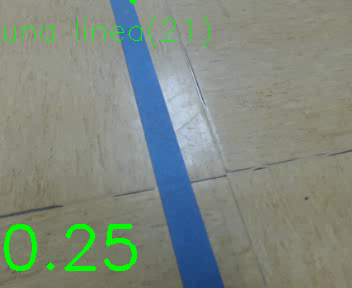
#> input picture frame 0 of integracion/codigo/resultado.avi, 352 x 288 px, given in place of recorrido.avi, which was not available
$ python analisis_org.py   (older library calls are emulated)
#> lines starting #> are read from the running program, lines starting #| are printed output that depends on the picture; after the words box and inside, x2 and y2 are one past the last pixel; in counts of white or black regions, pixels touching at a corner belong together; pictures that were not available may be replaced by others from this repository, and a replacement may not be noted
### integracion/codigo/clasificador.py
import numpy as np
import cv2
import parametros
#from scipy.spatial import distance_matrix
def distance_matrix (x,y):
    return -2*np.dot (x,y.T) + np.sum (y**2,axis=1)# + np.sum (x**2,axis=1)
class Clasificador:
    def __init__(self):
        self.c_marca = parametros.c_marca
        self.c_fondo = parametros.c_fondo
        self.c_linea = parametros.c_linea
        self.centroids = np.array([self.c_marca,self.c_fondo,self.c_linea])
        self.W = np.c_[np.apply_along_axis(lambda zi: zi.dot(zi)/-2,1,self.centroids),self.centroids]
    def classif_px (self,px):
        x = np.insert (px,0,1,axis=1)
        return np.argmax(x.dot (self.centroids.T))

    def classif_img(self,bgr):
        '''Devuelve una matriz con los valores 0,1 o 2 para cada pixel (marca,fondo,linea)'''
        imrgb = cv2.cvtColor(bgr,cv2.COLOR_BGR2RGB)
        im =imrgb
        imn = np.rollaxis((np.rollaxis(im,2)+0.0)/np.sum(im,2),0,3)[:,:,:2]
        x,y,z = imn.shape
        imr = np.reshape (imn,(-1,z))
        # cats = np.apply_along_axis (self.classif_px,1,imr)
        d = self.distance_matrix (imr,self.centroids)
        #cats = np.argmin (d,axis=1)

        cats = np.argmax(d,axis=1)
        res = np.reshape (cats,(x,y))
        return res
    def distance_matrix (self,x,y):
        #return -2*np.dot (x,y.T) + np.sum (y**2,axis=1)# + np.sum (x**2,axis=1)
        X = np.insert(x,0,1,axis=1)
        return X.dot(self.W.T)

### integracion/codigo/analisis.py
#coding: utf-8
import cv2
import numpy as np
import time

LINEA_RECTA = 0
CURVA_DERECHA = 1
CURVA_IZQUIERDA = 2
DOS_SALIDAS = 3
TRES_SALIDAS= 4

NADA = 0
DERECHA = -1
IZQUIERDA = 1
FLECHA = 2


def in_border (img):
    #np.savetxt ("img.txt",img)
    #st = time.time()
    mask = np.zeros (img.shape)
    mask [1:-1,1:-1]=1
    mask = mask.astype (bool)
    img [mask] = 0
    #print(time.time()-st)
    return np.array (np.where (img == 1))

def chull_area(chull):
    x = chull[:,0,0]
    y = chull[:,0,1]
    return carea(x,y)

def carea(x,y):
    return 0.5*np.abs(np.dot(x,np.roll(y,1))-np.dot(y,np.roll(x,1)))

# [28 lines left out: functions en_borde, limpiar_img, not called in this run]

def encontrar_icono(img):
    """ Eliminar aquellos pixeles que estaban mal segmentados como linea en la imagen

   img: imagen binaria en la que los 1 son pixeles de linea y los 0 de otra cosa
    devuelve otra imagen binaria en la que solo aparece el contorno más grande
    """
    res = np.zeros(img.shape)
    _,conts, hier = cv2.findContours((img== 1).astype(np.uint8)*255,cv2.RETR_LIST,cv2.CHAIN_APPROX_NONE)
    biggest = None
    area = 800
    for cont in conts:
        new_area = cv2.contourArea(cont)
        if new_area > area:
            biggest = cont
            area = new_area

    #res[biggest] = 1
    if biggest is not None and not en_borde(biggest,img.shape):
            cv2.drawContours(res, [biggest], 0, (1), thickness=cv2.FILLED)
    return res.astype(np.uint8)

def posible_icono(img, area = 800):
    """ Eliminar aquellos pixeles que estaban mal segmentados como linea en la imagen

   img: imagen binaria en la que los 1 son pixeles de linea y los 0 de otra cosa
    devuelve otra imagen binaria en la que solo aparece el contorno más grande
    """
    res = np.zeros(img.shape)
    _,conts, hier = cv2.findContours((img== 1).astype(np.uint8)*255,cv2.RETR_LIST,cv2.CHAIN_APPROX_NONE)
    biggest = None
    #area = 500
    for cont in conts:
        new_area = cv2.contourArea(cont)
        if new_area > area:
            biggest = cont
            area = new_area

    #res[biggest] = 1
    if biggest is not None and not en_borde(biggest,img.shape,solo_superior=True):
            cv2.drawContours(res, [biggest], 0, (1), thickness=cv2.FILLED)
    return res.astype(np.uint8)


def tipo_linea(img):
    """
    img: imagen binaria en la que los 1 son pixeles de linea y los 0 de otra cosa

    """
    thres = 0.2 # Porcentaje de cierre convexo que no es linea para considerar linea recta
    #img = limpiar_img(img)

    # Contamos los contornos de no linea: Si hay más de dos, hay más de una salida


    _,conts, hier = cv2.findContours((img == 0).astype(np.uint8)*255,cv2.RETR_LIST,cv2.CHAIN_APPROX_NONE)
    n_conts = 0
    for cont in conts:
        if cv2.contourArea (cont) > 100: # 10*10
            n_conts +=1
    if n_conts == 4:
        return TRES_SALIDAS
    if n_conts == 3:
        return DOS_SALIDAS
    _, conts, hier = cv2.findContours((img == 1).astype(np.uint8)*255,cv2.RETR_LIST,cv2.CHAIN_APPROX_NONE)

    if len (conts) == 0:
        #print("No conts")
        return None
    #print("Algun cont")
    #suponemos que la linea es el contorno con la mayor area
    line =conts[0]
    area = cv2.contourArea(line)
    for cont in conts:
        new_area = cv2.contourArea(cont)
        if new_area > area:
            line = cont
            area = new_area

    chull = cv2.convexHull(line)


    # Si el contorno y el chull tienen más o menos (+- 5%)la misma área,podemos considerar que es una linea recta
    charea = chull_area(chull)
    if area > charea * (1-thres) and area < charea*(1+thres):
        return LINEA_RECTA
    # La linea es curva
    # Para averiguar hacia donde gira, comparamos la cantidad de pixeles de linea en las dos mitades
    # de la imagen
    medio = int(img.shape[1]/2)
    derecha = img[:,medio:]
    izquierda = img[:,:medio]
    if np.size(derecha[derecha == 1]) > np.size(izquierda[izquierda == 1]):
        # hay mas linea a la derecha que a la izquierda -> gira a la derecha
        return CURVA_DERECHA
    return CURVA_IZQUIERDA

# [92 lines left out: function direccion_flecha, not called in this run]

def entrada_salida (img,anterior_entrada=None,salida_anterior=None):
    linea = (img == 2).astype (np.uint8)
    flecha = (img == 0).astype (np.uint8)
    h,w = linea.shape
    estado = NADA
    #print("Salida anterior ",salida_anterior)
    tipo =tipo_linea (linea)

    # Suponemos que está cerca del centro
    if anterior_entrada is None:
        anterior_entrada = np.array ((h,w/2))

    bordes = in_border (linea).T
    distancias = np.sum((bordes - anterior_entrada)**2, axis=1)
    if np.size (distancias)> 0:
        cercano = np.argmin (distancias)
        entrada = bordes [cercano]
    else:
        entrada = anterior_entrada
    if salida_anterior is not None:
        salida_anterior = (salida_anterior[1], salida_anterior[0])
    salida = np.array ((h/2,w))
    if salida_anterior is None:
	# La salida tiene que estar separada de la entrada
	distancias = np.sum((bordes - entrada)**2, axis=1)
	lejano = np.argmax (distancias)
	#salida = bordes [lejano]
	salida_anterior = bordes [lejano]
	#print("Salida nula ",salida_anterior)


    #La salida deberia estar cerca de la anterior salida
    distancias_salida = np.sum((bordes - salida_anterior)**2, axis=1)
    if np.size (distancias_salida) > 0:
     	cercano = np.argmin (distancias_salida)
     	salida = bordes [cercano]
	#print("Salida  lejana",salida)

    #print("Salida final ",salida)
    #salida = (0,0)

    # buscar la salida

    if tipo is None:
        return (entrada [1],entrada [0]),(salida [1],salida [0]), estado
        #return (0,0),(0,0)
    bi = encontrar_icono(flecha)
    if not np.any (bi==1):
        posible=posible_icono(flecha)
        if np.any(posible):
            _,conts,hier = cv2.findContours(posible*255,cv2.RETR_LIST,cv2.CHAIN_APPROX_NONE)
            arrow =conts[0]
            _,_,x,_ = cv2.fitLine(arrow,cv2.DIST_L2,0,0.01,0.01)
            if x < flecha.shape[0]/2:
                estado = IZQUIERDA
            else:
                estado = DERECHA
    # [15 lines of commented-out code are left out]

    else: # debería haber una flecha

         estado = FLECHA
         _,_,salida_flecha = direccion_flecha (bi)
         salida_flecha = (salida_flecha[1],salida_flecha[0])

         salida_flecha = np.hstack(np.array(salida_flecha)) #array([salida_flecha[0][0],salida_flecha[1]])

         #encontramos el punto mas cercano
         distancias = np.sum((bordes - salida_flecha)**2, axis=1)
         if  np.size (bordes)> 0 and np.size(distancias)>0:
             cercano = np.argmin (distancias)
             #salida = np.mean(bordes,axis=0)
             salida = bordes [cercano]
         else:
             ###################################################
             #Mirar cuando entra aqui, creo que es peligroso este.
             #Es posible este? En algun momento estamos sin bordes.
             salida = salida_flecha
             salida = (salida[1],salida[0])

    return (entrada [1],entrada [0]),(salida [1],salida [0]),estado

### integracion/codigo/analisis_org.py

import  cv2
import numpy as np
import time

#import clasif as cl
import clasificador as c

import analisis as a
texto = "Linea recta,Curva derecha,Curva izquierda,Bifurcacion o T,Cruce en X".split (",")
cl = c.Clasificador()
# Inicio la captura de imagenes
capture = cv2.VideoCapture("../recorrido.avi")

_,img = capture.read()
#> img is the input picture: shape (288, 352, 3); mean B, G, R 126.8, 137.9, 127.4
# Ahora clasifico el video
n = -1

fourcc = cv2.VideoWriter_fourcc(*"XVID")
video = cv2.VideoWriter("resultado.avi",fourcc,24,(img.shape[1],img.shape[0]))

entrada=None
while (capture.isOpened()):
    ret,img = capture.read()
    n+=1
    if not ret:
        break


    h = int(img.shape[0]*0.3)
#> h = 86
    # Clasifico una imagen de cada 25
    n = 0
    # obtengo la matriz de categorias
    cats = cl.classif_img(img [h:,:])
#> in classif_img, `imrgb = cv2.cvtColor(bgr,cv2.COLOR_BGR2RGB)`:
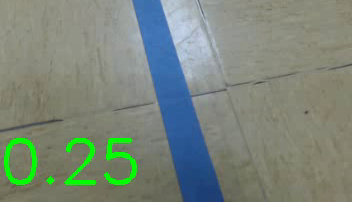
#> imrgb: shape (202, 352, 3); mean R, G, B 122.8, 134.1, 122.2
#> in classif_img, `imr = np.reshape (imn,(-1,z))`: imr = 71104 pairs, first value 0 to 0.393, second value 0.274 to 1
#> in classif_img, `res = np.reshape (cats,(x,y))`:
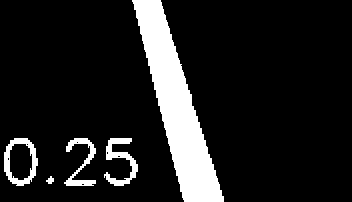
#> res: shape (202, 352) int64; values 1 (black) and 2 (white), 12.4% white; 5 white regions, box (x1, y1, x2, y2) and area: (132, 0, 224, 202) 6999, (4, 138, 38, 186) 632, (104, 138, 138, 186) 624, (64, 138, 96, 186) 517, (46, 176, 54, 184) 40
    # preparo imagen binaria de la linea
    lin = (cats ==2).astype (np.uint8)
#> lin: shape (202, 352); values 0 (black) and 1 (white), 12.4% white; 5 white regions
    paleta = np.array([[0,0,0],[255,255,255],[0,0,255],[0,0,0]],dtype=np.uint8)
    #cv2.imshow("Segmentacion Euclid",cv2.cvtColor(paleta[cats],cv2.COLOR_RGB2BGR))
    #cv2.waitKey (10)
    # detecto tipo de linea
    tipo= a.tipo_linea (lin)
#> in tipo_linea, `_,conts, hier = cv2.findContours((img == 0).astype(np.uint8)*255,cv2.R..`: conts = 13 contours, 6 with area under 20; largest, box (x1, y1, x2, y2) and area: (161, 0, 352, 202) 31843, (0, 0, 184, 202) 31528, (3, 137, 39, 187) 1382, (103, 137, 139, 187) 754, (63, 137, 97, 187) 638, (10, 144, 32, 180) 618, (45, 175, 55, 185) 52
#> the loop in tipo_linea, `for cont in conts:` made 13 passes
#> cont on passes 1, 3, 4, 5, 6, 8: [[82, 184], [83, 184]], [[8, 158], [8, 159]], [[118, 156], [119, 156]], [[107, 152], [107, 153]], [[27, 144]], [[77, 142]]
#> after the loop in tipo_linea, `for cont in conts:`: n_conts = 6
#> in tipo_linea, `_, conts, hier = cv2.findContours((img == 1).astype(np.uint8)*255,cv2...`: conts = 12 contours, 6 with area under 20; largest, box (x1, y1, x2, y2) and area: (132, 0, 224, 202) 6748, (4, 138, 38, 186) 1236, (9, 143, 33, 181) 730, (104, 138, 138, 186) 502, (64, 138, 96, 186) 402, (46, 176, 54, 184) 28
#> in tipo_linea, `line =conts[0]`: line = [[81, 184], [82, 183], [83, 183], [84, 184], [83, 185], [82, 185]]
#> in tipo_linea, `area = cv2.contourArea(line)`: area = 4
#> the loop in tipo_linea, `for cont in conts:` made 12 passes
#> (new_area, area) on passes 2, 7, 11, 12: (27.5, 27.5), (730, 730), (1235.5, 1235.5), (6748.5, 6748.5)
#> new_area on passes 9 to 10: 502.5, 401.5
#> after the loop in tipo_linea, `for cont in conts:`: area = 6748.5; line = contour of 499 points, box (x1, y1, x2, y2) (132, 0, 224, 202), area 6748
#> in tipo_linea, `chull = cv2.convexHull(line)`: chull = contour of 12 points, box (x1, y1, x2, y2) (132, 0, 224, 202), area 7186
#> in chull_area, `x = chull[:,0,0]`: x = [160, 161, 191, 215, 223, 223, 184, 182, 180, 158, 132, 132]
#> in chull_area, `y = chull[:,0,1]`: y = [0, 2, 94, 170, 196, 201, 201, 197, 191, 105, 1, 0]
#> in tipo_linea, `charea = chull_area(chull)`: charea = 7186
#> tipo = 0

    flecha = cats == 0
#> flecha: shape (202, 352) bool; every value is 0

     #   cv2.arrowedLine(img [h:,:],f1,f2,(0,0,255),4)
     #if tipo is not None:
     #cv2.putText (img [h:,: ],texto [tipo],(0,img [h:,:].shape[0]-20),cv2.FONT_HERSHEY_SIMPLEX,0.5,(0,0,0),1)

    #st = time.time()
    entrada,salida = a.entrada_salida (cats,entrada)
#> in tipo_linea (call 2), `_,conts, hier = cv2.findContours((img == 0).astype(np.uint8)*255,cv2.R..`: conts = 13 contours, 6 with area under 20; largest, box (x1, y1, x2, y2) and area: (161, 0, 352, 202) 31843, (0, 0, 184, 202) 31528, (3, 137, 39, 187) 1382, (103, 137, 139, 187) 754, (63, 137, 97, 187) 638, (10, 144, 32, 180) 618, (45, 175, 55, 185) 52
#> the loop in tipo_linea (call 2), `for cont in conts:` made 13 passes
#> in tipo_linea (call 2), `_, conts, hier = cv2.findContours((img == 1).astype(np.uint8)*255,cv2...`: conts = 12 contours, 6 with area under 20; largest, box (x1, y1, x2, y2) and area: (132, 0, 224, 202) 6748, (4, 138, 38, 186) 1236, (9, 143, 33, 181) 730, (104, 138, 138, 186) 502, (64, 138, 96, 186) 402, (46, 176, 54, 184) 28
#> the loop in tipo_linea (call 2), `for cont in conts:` made 12 passes
#> in entrada_salida, `tipo =tipo_linea (linea)`: tipo = 0
#> in in_border, `img [mask] = 0`:
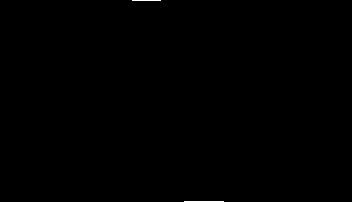
#> img: shape (202, 352); values 0 (black) and 1 (white), 0.1% white in thin lines or dots, all inside (x1, y1, x2, y2) = (132, 0, 224, 202)
#> in entrada_salida, `bordes = in_border (linea).T`: bordes = 69 pairs, first value 0 to 201, second value 132 to 223
#> in entrada_salida, `distancias = np.sum((bordes - anterior_entrada)**2, axis=1)`: distancias = 69 values, max 42740 at index 0, min 65 at index 29, mean 18073.4
#> in entrada_salida, `cercano = np.argmin (distancias)`: cercano = 29
#> in entrada_salida, `entrada = bordes [cercano]`: entrada = [201, 184]
#> in entrada_salida, `distancias = np.sum((bordes - entrada)**2, axis=1)`: distancias = 69 values, max 43105 at index 0, min 0 at index 29, mean 17914.1
#> in entrada_salida, `lejano = np.argmax (distancias)`: lejano = 0
#> in entrada_salida, `salida_anterior = bordes [lejano]`: salida_anterior = [0, 132]
#> in entrada_salida, `distancias_salida = np.sum((bordes - salida_anterior)**2, axis=1)`: distancias_salida = 69 values from 0 to 48682
#> in entrada_salida, `cercano = np.argmin (distancias_salida)`: cercano = 0
#> in entrada_salida, `salida = bordes [cercano]`: salida = [0, 132]
#> in encontrar_icono, `_,conts, hier = cv2.findContours((img== 1).astype(np.uint8)*255,cv2.RE..`: conts = []
#> after the loop in encontrar_icono, `for cont in conts:`: area = 800
#> in posible_icono, `_,conts, hier = cv2.findContours((img== 1).astype(np.uint8)*255,cv2.RE..`: conts = []
#> after the loop in posible_icono, `for cont in conts:`: area = 800
#> (the run stopped early here; a loop or call above may not have finished)
